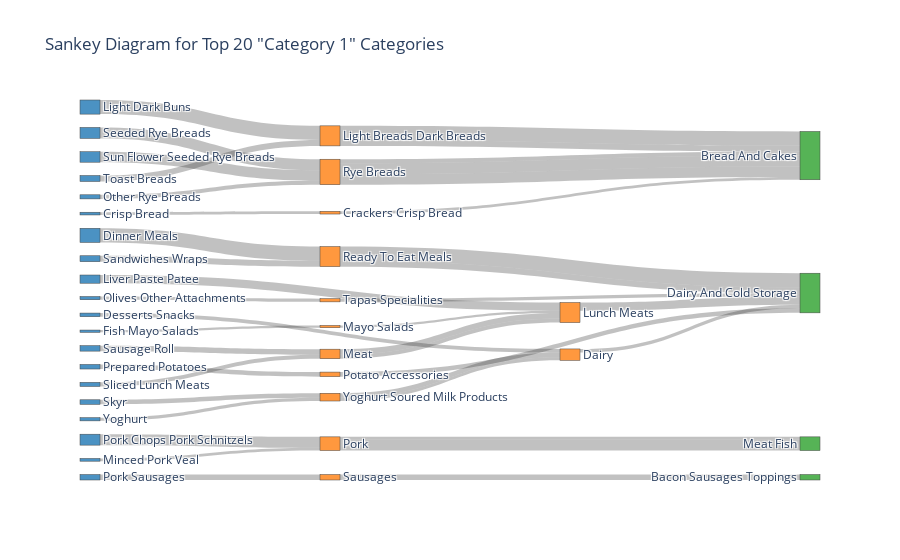

Source (notebook cell):
### Code cell
# Count the occurrences of each category in 'Category 1'
category_counts = salling_data['Category 1'].value_counts()

# Get the top 20 categories
top_20_cat1 = category_counts.head(20).index

# Filter the original data to include only the top 20 categories in 'Category 1'
top_20_data = salling_data[salling_data['Category 1'].isin(top_20_cat1)]

# Now group by all three categories to get the flow from Category 1 to Category 2 to Category 3
grouped_data = top_20_data.groupby(['Category 1', 'Category 2', 'Category 3']).size().reset_index(name='Count')

# Create the source, target, and value lists for the Sankey diagram
sources = []
targets = []
values = []

# Map each category to a unique index
label_to_id = {label: idx for idx, label in enumerate(pd.concat([grouped_data['Category 1'], grouped_data['Category 2'], grouped_data['Category 3']]).unique())}

for i, row in grouped_data.iterrows():
    sources.append(label_to_id[row['Category 1']])
    targets.append(label_to_id[row['Category 2']])
    values.append(row['Count'])

    # Include the second link if Category 3 is present
    if pd.notnull(row['Category 3']):
        sources.append(label_to_id[row['Category 2']])
        targets.append(label_to_id[row['Category 3']])
        values.append(row['Count'])

# Define colors for each category level
colors = ['rgba(31, 119, 180, 0.8)', 'rgba(255, 127, 14, 0.8)', 'rgba(44, 160, 44, 0.8)']

# Create a color list for the nodes
node_colors = [colors[0] if label in top_20_cat1 else colors[1] if label in grouped_data['Category 2'].unique() else colors[2] for label in label_to_id]

# Create the Sankey diagram
fig = go.Figure(data=[go.Sankey(
    node=dict(
        pad=15,
        thickness=20,
        label=[label for label in label_to_id],
        color=node_colors  # Set different colors for each category level
    ),
    link=dict(
        source=sources,
        target=targets,
        value=values,
        color='rgba(50, 50, 50, 0.3)'  # Links in gray for contrast
    )
)])

# Update layout
fig.update_layout(title_text='Sankey Diagram for Top 20 "Category 1" Categories', font_size=12)

# Display the Sankey diagram
fig.show()

### Figure 1 — Plotly figure (JSON) as saved in the notebook; plotly's stock layout.template omitted (floating-point values rounded to 4 significant figures)
{"data": [{"link": {"color": "rgba(50, 50, 50, 0.3)", "source": [0, 20, 1, 21, 2, 22, 3, 23, 4, 24, 5, 25, 6, 26, 7, 27, 8, 28, 9, 26, 10, 29, 11, 30, 12, 22, 13, 31, 14, 28, 15, 32, 16, 31, 17, 28, 18, 24, 19, 32], "target": [20, 33, 21, 34, 22, 34, 23, 25, 24, 33, 25, 34, 26, 35, 27, 34, 28, 33, 26, 35, 29, 36, 30, 34, 22, 34, 31, 25, 28, 33, 32, 21, 31, 25, 28, 33, 24, 33, 32, 21], "value": [6, 6, 8, 8, 31, 31, 5, 5, 31, 31, 18, 18, 6, 6, 7, 7, 9, 9, 24, 24, 12, 12, 10, 10, 13, 13, 12, 12, 24, 24, 10, 10, 9, 9, 23, 23, 13, 13, 7, 7]}, "node": {"color": ["rgba(31, 119, 180, 0.8)", "rgba(31, 119, 180, 0.8)", "rgba(31, 119, 180, 0.8)", "rgba(31, 119, 180, 0.8)", "rgba(31, 119, 180, 0.8)", "rgba(31, 119, 180, 0.8)", "rgba(31, 119, 180, 0.8)", "rgba(31, 119, 180, 0.8)", "rgba(31, 119, 180, 0.8)", "rgba(31, 119, 180, 0.8)", "rgba(31, 119, 180, 0.8)", "rgba(31, 119, 180, 0.8)", "rgba(31, 119, 180, 0.8)", "rgba(31, 119, 180, 0.8)", "rgba(31, 119, 180, 0.8)", "rgba(31, 119, 180, 0.8)", "rgba(31, 119, 180, 0.8)", "rgba(31, 119, 180, 0.8)", "rgba(31, 119, 180, 0.8)", "rgba(31, 119, 180, 0.8)", "rgba(255, 127, 14, 0.8)", "rgba(255, 127, 14, 0.8)", "rgba(255, 127, 14, 0.8)", "rgba(255, 127, 14, 0.8)", "rgba(255, 127, 14, 0.8)", "rgba(255, 127, 14, 0.8)", "rgba(255, 127, 14, 0.8)", "rgba(255, 127, 14, 0.8)", "rgba(255, 127, 14, 0.8)", "rgba(255, 127, 14, 0.8)", "rgba(255, 127, 14, 0.8)", "rgba(255, 127, 14, 0.8)", "rgba(255, 127, 14, 0.8)", "rgba(44, 160, 44, 0.8)", "rgba(44, 160, 44, 0.8)", "rgba(44, 160, 44, 0.8)", "rgba(44, 160, 44, 0.8)"], "label": ["Crisp Bread", "Desserts Snacks", "Dinner Meals", "Fish Mayo Salads", "Light Dark Buns", "Liver Paste Patee", "Minced Pork Veal", "Olives Other Attachments", "Other Rye Breads", "Pork Chops Pork Schnitzels", "Pork Sausages", "Prepared Potatoes", "Sandwiches Wraps", "Sausage Roll", "Seeded Rye Breads", "Skyr", "Sliced Lunch Meats", "Sun Flower Seeded Rye Breads", "Toast Breads", "Yoghurt", "Crackers Crisp Bread", "Dairy", "Ready To Eat Meals", "Mayo Salads", "Light Breads Dark Breads", "Lunch Meats", "Pork", "Tapas Specialities", "Rye Breads", "Sausages", "Potato Accessories", "Meat", "Yoghurt Soured Milk Products", "Bread And Cakes", "Dairy And Cold Storage", "Meat Fish", "Bacon Sausages Toppings"], "pad": 15, "thickness": 20}, "type": "sankey"}], "layout": {"font": {"size": 12}, "title": {"text": "Sankey Diagram for Top 20 \"Category 1\" Categories"}}}
